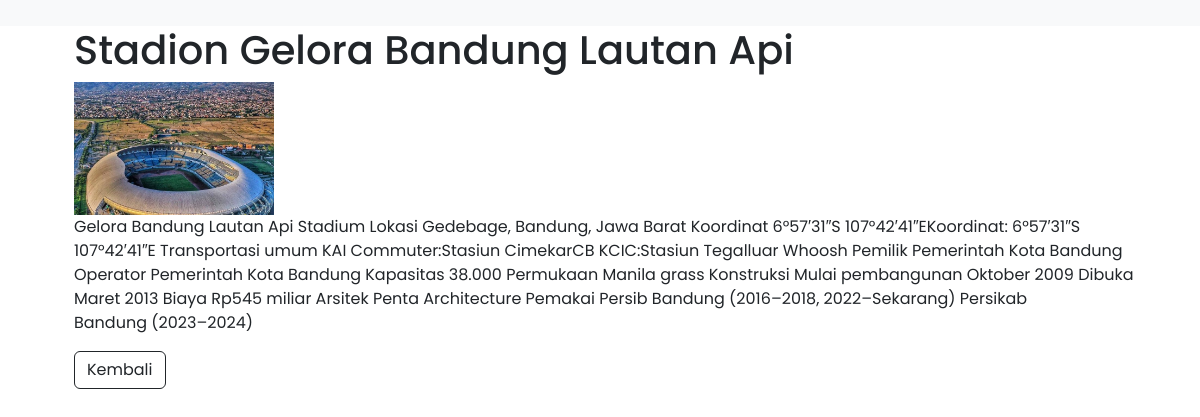
The app's page /tubes/details.php?id=2 with its own data.
### tables this page shows
CREATE TABLE `sport` (
  `id` int NOT NULL,
  `nama` varchar(255) NOT NULL,
  `gambar` varchar(255) NOT NULL,
  `id_kota` int NOT NULL,
  `tahun` year NOT NULL,
  `details` text NOT NULL
);

### tubes/function.php (called while the page is built, shortened)
<?php
    $conn = mysqli_connect('localhost', 'root', '', 'pw2024_tubes_233040047');
function query($query) {
    global $conn;
 $result = mysqli_query($conn, $query);
 $rows = [];
  while($row = mysqli_fetch_assoc($result)) {
      $rows[] = $row;
  }
  return $rows;
}
?>

### tubes/details.php (the view, shortened to what this page needs)
<?php
require 'function.php';
$id = $_GET["id"];
$spt = query("SELECT * FROM sport WHERE id = $id")[0];
?>
<!DOCTYPE html>
<html lang="en">
<head>
  <link href="https://cdn.jsdelivr.net/npm/bootstrap@5.3.3/dist/css/bootstrap.min.css" rel="stylesheet">
  <link rel="stylesheet" href="../css/font.css">
</head>
<body>
  <nav class="navbar navbar-expand-lg navbar-light bg-light">
    <div class="container-fluid">
      </div>
  </nav>
  <div id="container" class="container">
          <ul>
            <h1><?= $spt['nama']; ?></h1>
            <img src="../img/<?= $spt["gambar"]; ?>" width="200">
            <p><?= $spt['details']; ?></p>
            <a href="index.php" class= "btn btn-outline-dark">Kembali</a>
          </ul>
  </div>
</body>
</html>

### records on screen
sport: nama "Stadion Gelora Bandung Lautan Api", gambar (picture), details "Gelora Bandung Lautan Api Stadium Lokasi Gedebage, Bandung, Jawa Barat Koordinat 6°57′31″S 107°42′41″EKoordinat: 6°57′31″S 107°42′41″E Transportasi umum KAI Commuter:Stasiun CimekarCB KCIC:Stasiun Tegalluar Whoosh Pemilik Pemerintah Kota Bandung Operator Pemerintah Kota Bandung Kapasitas 38.000 Permukaan Manila grass Konstruksi Mulai pembangunan Oktober 2009 Dibuka Maret 2013 Biaya Rp545 miliar Arsitek Penta Architecture Pemakai Persib Bandung (2016–2018, 2022–Sekarang) Persikab Bandung (2023–2024)"
